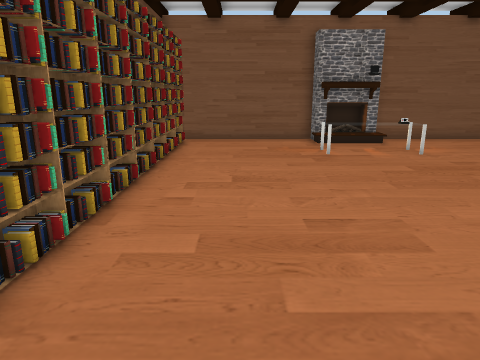
view 1 (above)

13 first-person views from a walk through a scene from a Unity 3-D project. The camera is 1.2 m above the floor, tilts 14° down and sees 70° across. The floor is counted in squares, 0.5 m on a side. Each view is taken from the middle of a square. On the plan, view 1 faces up. The plan holds only what a view shows up to about 20 squares ahead; the rest is blank. The player is left out. Some surface patterns are stand-ins.

view 2
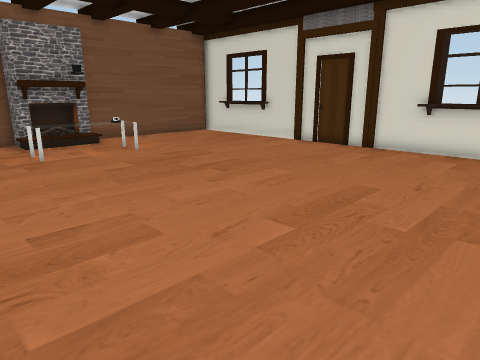

view 3
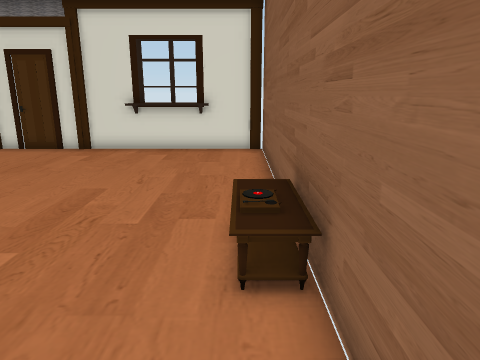

view 4
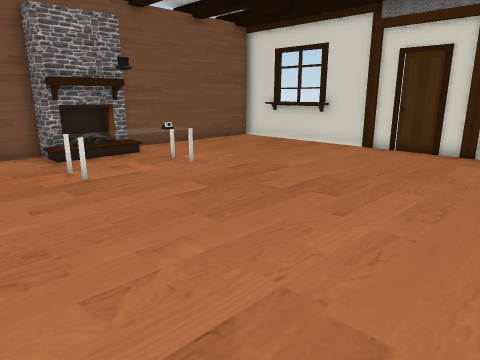

view 5
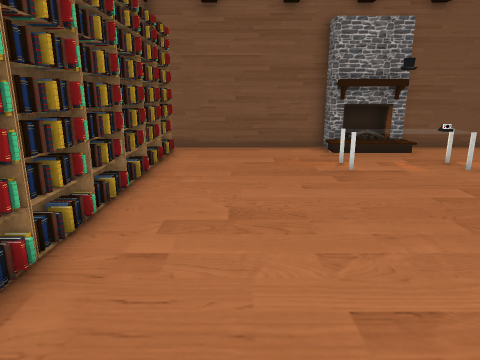

view 6
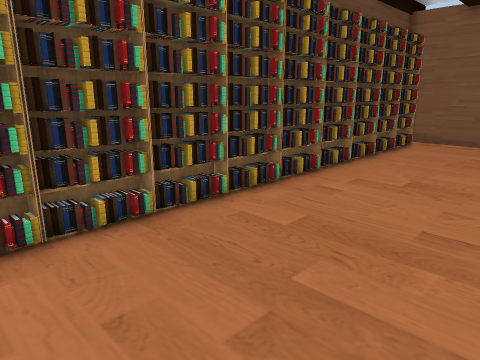

view 7
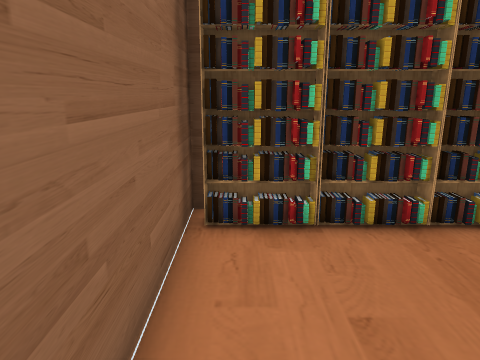

view 8
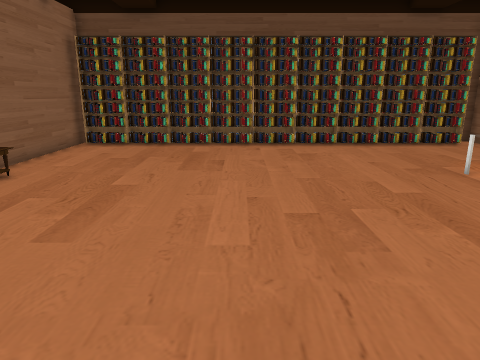

view 9
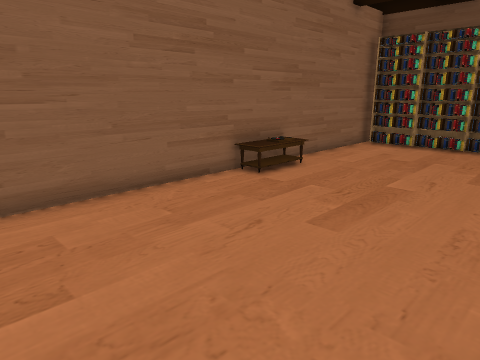

view 10
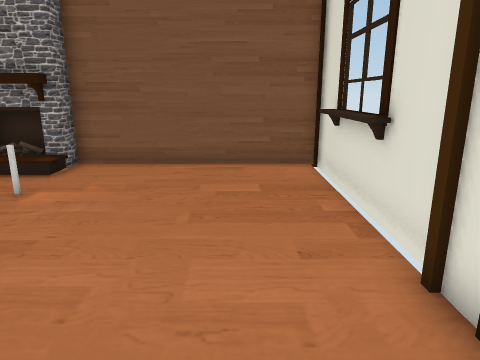

view 11
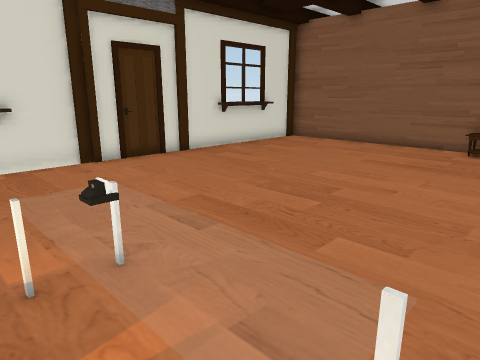

view 12
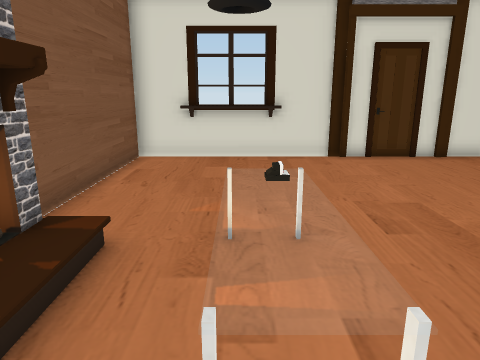

view 13
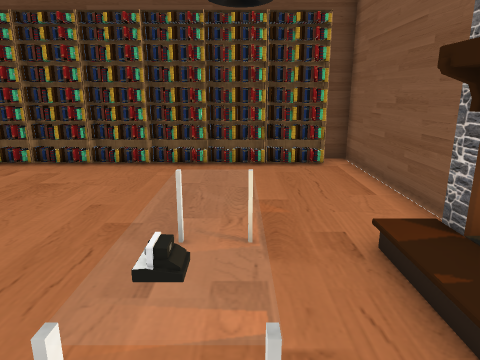

### Floor plan
Key: @ floor where view 1 was taken; # wall or solid block; . floor; = window, fence, low wall or low ledge; F fireplace; B bookshelf; O other object.
Columns run from 4 left of view 1 to 16 right of it. Each row starts with its distance up from view 1.
 19 #########FF##########
 18 #B......#FF#........#
 17 #B.................=#
 16 #B.................=#
 15 #B......OOOOO......=#
 14 #B......O  OO......=#
 13 #B..................#
 12 #B..................#
 11 #B.................##
 10 #B.................##
  9 #B.................#
  8 #B.................#
  7 #B.................##
  6 #B.................##
  5 #B.................=#
  4 #B.................=#
  3 #B.................=#
  2 #B.................=#
  1 #B.................=#
  0 #B..@...OOO........##
 -1 #####################

Where each view was taken, in squares from view 1:
view 1: 0 up, 0 right, facing up
view 2: 0 up, 0 right, facing up-right
view 3: 0 up, 0 right, facing right
view 4: 4 up, 0 right, facing up-right
view 5: 3 up, 0 right, facing up
view 6: 0 up, 3 right, facing up-left
view 7: 0 up, 3 right, facing left
view 8: 7 up, 14 right, facing left
view 9: 7 up, 14 right, facing down-left
view 10: 7 up, 13 right, facing up
view 11: 16 up, 3 right, facing down-right
view 12: 15 up, 2 right, facing right
view 13: 15 up, 9 right, facing left
